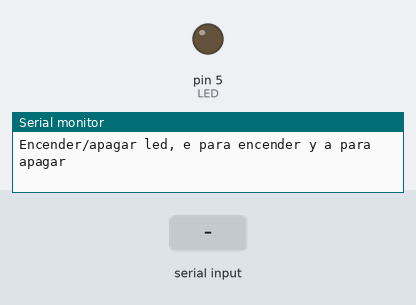
Recording of a sketch running on a simulated Arduino Uno, built with avr-gcc and run on an emulated ATmega328P. On the bench: output pins drawn as LEDs (lit = HIGH), the last lines printed to the serial monitor. The test bench sets the inputs (shaded band).

Above: at 1.2 s.
1.3 s: "e\n" received over Serial
At 2.1 s:
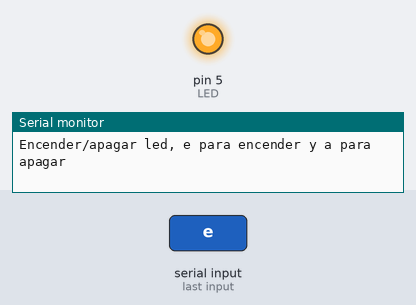
2.8 s: "a\n" received over Serial
At 3.3 s:
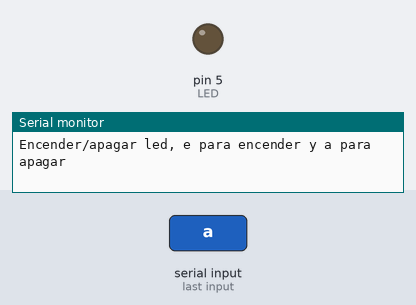
Timing chart, 0 to 5.8 s (numbered marks = the images above; inputs shaded):
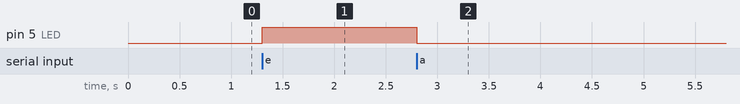

Measured:
- after the input at 1.3 s, pin 5 (LED): LOW → HIGH at once
- after the input at 2.8 s, pin 5 (LED): HIGH → LOW at once

The sketch:

1.enciende_led_monitor_serie.ino
```cpp
#define LED 5 // pin D1 del nodeMCU

void setup() {
  pinMode(LED, OUTPUT); // LED como salida
  Serial.begin(115200);
}

void loop() {
  String s;
  // Lee un valor entero del Monitor Serie
  Serial.println("Encender/apagar led, e para encender y a para apagar");
  s = leerLinea();
  if (s=="e") {
    digitalWrite(LED, HIGH);    // enciende el LED
  }
  if (s=="a") {
    digitalWrite(LED, LOW);   // apaga el LED
  }
}

String leerLinea() {
  // Espera hasta que haya algo que leer
  while(Serial.available() < 1) {
    delay(1);
  }
  return Serial.readStringUntil('\n');
}
```
